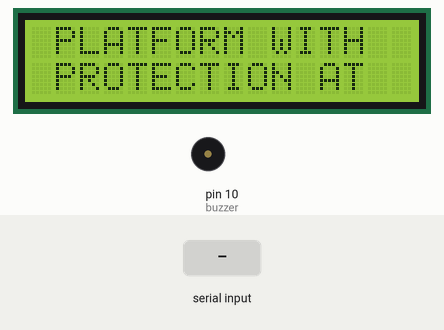
Simulated run of this sketch. Board: Arduino Mega 2560, built for the host (arithmetic inside an expression is 32-bit, double 64-bit). On the bench: 16×2 character LCD, buzzer (waves = sounding, pin HIGH). The inputs (shaded band) are chosen by the test bench. WiFi joins after 1.5 s; servers stay silent unless stated; uploads are accepted with an empty reply; what the sketch prints to the serial monitor is not drawn.

Above: at 3.1 s.
At 17.7 s:
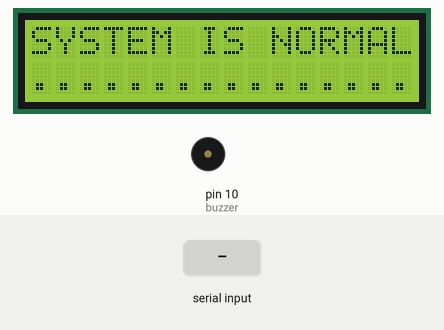
17.8 s: "TEMP" received over the second serial link
At 23.4 s:
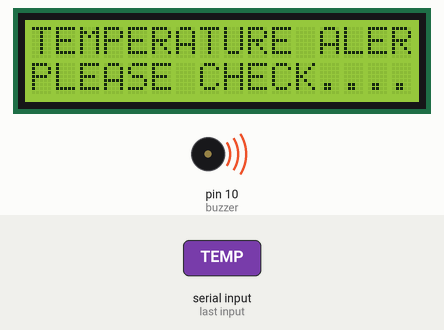
At 24.8 s:
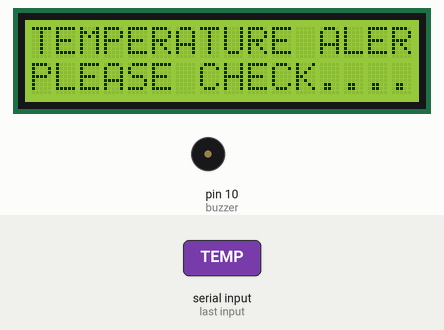
Timing chart, 0 to 26.3 s (numbered marks = the images above; inputs shaded):
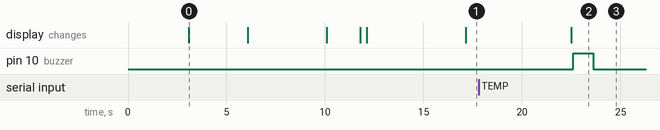

The sketch:

rx_of_fault_management_iot.ino
```cpp
/*
 * FAULT MANAGEMENT SYSTEM
 *
 * http://projectsiot.xyz/IoTProjects/CoalMines/view.php
 *
 * http://projectsiot.xyz/IoTProjects/CoalMines/upload.php?a=52&b=Y&c=Y&d=Y
 *
 * hotspot name : project12
 * hotspot possword : project123456
 */

#include "WiFiEsp.h"
#include<String.h>
#include <LiquidCrystal.h>

// Emulate Serial1 on pins 6/7 if not present
#ifndef HAVE_HWSERIAL1
#include "SoftwareSerial.h"
SoftwareSerial Serial1(12, 13); // RX, TX
#endif
SoftwareSerial SIM900(2,3);

LiquidCrystal lcd (4,5,6,7,8,9);

#define buzzer 10

float temp1=0.0;
String read_msg = "\0";
int i  = 0;
String TT = "\0";

void beep()
{
   digitalWrite(buzzer, HIGH);
   delay(1000);
    digitalWrite(buzzer, LOW);
    delay(100);
}

void showprojectname ()
{
  lcd.clear();
    lcd.setCursor(0,0);
    lcd.print("IOT BSD FAULT     ");
    lcd.setCursor(0,1);
    lcd.print("   MANAGEMNET   ");
  delay(3000);
  lcd.clear();
    lcd.setCursor(0,0);
    lcd.print(" PLATFORM WITH");
    lcd.setCursor(0,1);
    lcd.print(" PROTECTION AT  ");
  delay(3000);
   lcd.clear();
    lcd.setCursor(0,0);
    lcd.print("   COAL MINES     ");
    lcd.setCursor(0,1);
    lcd.print("..................");
  delay(3000);
}

char ssid[] = "project12";            // your network SSID (name)
char pass[] = "project123456";        // your network password
int status = WL_IDLE_STATUS;     // the Wifi radio's status

char server[] = "projectsiot.xyz";
char server1[] = "sms.scubedigi.com";

String A = "GET /IoTProjects/CoalMines/upload.php?a=";
String Z = " HTTP/1.1";
String iot = "\0";
String bulk = "\0";

String T = "N";
String H = "N";
String G = "N";
String W = "N";

// Initialize the Ethernet client object
WiFiEspClient client;


void setup() {
  // put your setup code here, to run once:
Serial.begin(9600);
lcd.begin(16,2);

 Serial.println("power up");
showprojectname ();
SIM900.begin(9600);
pinMode(buzzer,OUTPUT);


  // initialize serial for ESP module
  Serial1.begin(9600);
  // initialize ESP module
  WiFi.init(&Serial1);


Serial1.listen();
delay(1000);
  // check for the presence of the shield
  if (WiFi.status() == WL_NO_SHIELD) {
    Serial.println(F("WiFi shield not present"));
    // don't continue
      lcd.clear();
    lcd.setCursor(0,0);
    lcd.print("WIFI NT DETECTED");
    lcd.setCursor(0,1);
    lcd.print("PLEASE CHECK....");
  delay(200);
    while (true);
  }

  // attempt to connect to WiFi network
  while ( status != WL_CONNECTED) {
    Serial.print(F("Attempting to connect to WPA SSID: "));
    Serial.println(ssid);
      lcd.clear();
    lcd.setCursor(0,0);
    lcd.print(" CONNECTING TO  ");
    lcd.setCursor(3,1);
    lcd.print(ssid);
  delay(200);
    // Connect to WPA/WPA2 network
    status = WiFi.begin(ssid, pass);
  }

  // you're connected now, so print out the data
  Serial.println(F("You're connected to the network"));

lcd.clear ();
lcd.setCursor(0,0);
lcd.print("server int.........");
lcd.setCursor(0,1);
lcd.print("..........................");
delay(100);
    Serial.println(F("sending data ---1 "));
    Serial.println(F("Starting connection to server..."));
    // if you get a connection, report back via serial
    if (client.connect(server, 80)) {
      Serial.println(F("Connected to server"));
      // Make a HTTP request
      //client.println("GET /IoTProjects/HealthMonitoring/statusupload.php?a=U&b=0&c=E&d=L HTTP/1.1");
    Serial.println(A+'U'+Z);
    client.println(A+'U'+Z);

      client.println("Host: projectsiot.xyz");
      client.println("Connection: close");
      client.println();
    }
    client.flush();
     client.stop();

Serial.println(F("PLEASE SHOW CARD "));

lcd.clear ();
lcd.setCursor(0,0);
lcd.print("server int Done     .");
lcd.setCursor(0,1);
lcd.print("..........................");
delay(4000);
}

void loop() {


SIM900.listen();
delay(1000);

ShowSerialData ();

  if (read_msg.indexOf("TEMP")!=(-1))
 {
   read_msg = "\0";
   Serial.println("temperature alert*****");
   lcd.clear();
    lcd.setCursor(0,0);
    lcd.print("TEMPERATURE ALERT  ");
    lcd.setCursor(0,1);
    lcd.print("PLEASE CHECK.....");
    delay(100);
    SIM900.println("GAS ALERT\r\n");
   beep ();
T = "Y";
i = read_msg.indexOf("=");
TT = read_msg.substring(i,(i+4));
Serial.println("TT =" +TT);
T=TT;
T = "Y";
sndit ();
delay(3000);
 }
 else
 {
  T = "N";
 }
 if (read_msg.indexOf("GAS")!=(-1))
 {
   read_msg = "\0";
   Serial.println("gas alert*****");
   lcd.clear();
    lcd.setCursor(0,0);
    lcd.print("   GAS ALERT    ");
    lcd.setCursor(0,1);
    lcd.print("PLEASE CHECK.....");
    delay(100);
    SIM900.println("GAS ALERT\r\n");
   beep ();
G = "Y";
sndit ();
delay(3000);
 }
 else
 {
   G = "N";
 }
 if (read_msg.indexOf("HUM")!=(-1))
 {
   read_msg = "\0";
   Serial.println("HUMIDITY alert*****");
   lcd.clear();
    lcd.setCursor(0,0);
    lcd.print(" HUMIDITY ALERT  ");
    lcd.setCursor(0,1);
    lcd.print("PLEASE CHECK.....");
    delay(100);
   beep ();
H = "Y";
sndit ();
delay(3000);
 }
 else
 {
  H = "N";
 }
 if (read_msg.indexOf("WAT")!=(-1))
 {
   read_msg = "\0";
   Serial.println("Water alert*****");
   lcd.clear();
    lcd.setCursor(0,0);
    lcd.print(" WATER DETECTED ");
    lcd.setCursor(0,1);
    lcd.print("PLEASE CHECK.....");
    delay(100);
   beep ();
W = "Y";
sndit ();
delay(3000);
 }
 else
 {
  W = "N";
 }
if ((W == "N")&&(G == "N")&&(H == "N"))
{
lcd.clear();
lcd.setCursor(0,0);
lcd.print("SYSTEM IS NORMAL   ");
lcd.setCursor(0,1);
lcd.print("....................");
delay(100);
}
iot = A;
 // Serial.print(F("iot = ")); Serial.println(iot);
iot += T;
  //Serial.print(F("iot = ")); Serial.println(iot);
iot += "&b=";
  //Serial.print(F("iot = ")); Serial.println(iot);
iot += H;
  //Serial.print(F("iot = ")); Serial.println(iot);
iot += "&c=";
//Serial.print(F("iot = ")); Serial.println(iot);
iot += G;
//Serial.print(F("iot = ")); Serial.println(iot);
iot += "&d=";
//Serial.print(F("iot = ")); Serial.println(iot);
iot += W;
//Serial.print(F("iot = ")); Serial.println(iot);
iot += Z;
//Serial.print(F("iot = ")); Serial.println(iot);

  // iot = A+String(temp1)+"&b="+String(hb)+"&c="+f+"&d="+lv+Z;

        Serial.println(iot);
       sndit ();

} // loop


void lcdstring (unsigned int a, unsigned int b, String data)
{
  // lcd.clear();
  lcd.setCursor(a, b);
  lcd.print(data);
}
void sndit ()
{
Serial1.listen ();
delay(1000);
  Serial.print(F("A = ")); Serial.println(iot);

  // if the server's disconnected, stop the client
  if (!client.connected()) {
    Serial.println(F("Disconnecting from server..."));
    client.stop();

    // do nothing forevermore
    //while (true);
  }
  client.stop();
  client.flush();

  for (int x = 0; x < 2; x++)
  {
    delay(1000);
    Serial.println(x, DEC);
  }
  Serial.println(F("Starting connection to server..."));
  // if you get a connection, report back via serial
  if (client.connect(server, 80)) {
    Serial.println(F("Connected to server"));
    // Make a HTTP request

    //client.println("GET /IoTProjects/TollBooth/tollbooth.php?a=A&b=5&c=6&d=3 HTTP/1.1");

    client.println(A+T+"&b="+H+"&c="+G+"&d="+W+Z);

    client.println("Host: projectsiot.xyz");
    client.println("Connection: close");
    client.println();
    iot = "\0";
  }

}

void ShowSerialData()
{
  Serial.println("in showserial data function............");
  while(SIM900.available()!=0)
   read_msg = SIM900.readString();
   if (read_msg != "\0")
   {
  Serial.println("read_msg is = "); Serial.println(read_msg);
   delay(1);
   }
}
```

Measured:
- after the input at 17.8 s, pin 10 (buzzer): LOW → HIGH after 4.8 s, → LOW 1.0 s later; the display: changes after 4.7 s (image 2)
- what the display in image 0 shows lasts 3.0 s, from 3.1 s to 6.1 s
